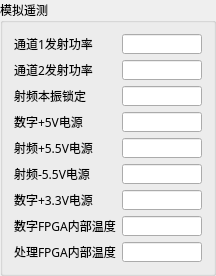
      <widget class="QGroupBox" name="groupBox_17">
       <property name="sizePolicy">
        <sizepolicy hsizetype="Preferred" vsizetype="Preferred">
         <horstretch>2</horstretch>
         <verstretch>0</verstretch>
        </sizepolicy>
       </property>
       <property name="font">
        <font>
         <family>宋体</family>
         <pointsize>9</pointsize>
        </font>
       </property>
       <property name="title">
        <string>模拟遥测</string>
       </property>
       <layout class="QGridLayout" name="gridLayout_2">
        <item row="0" column="0">
         <widget class="QLabel" name="label_44">
          <property name="sizePolicy">
           <sizepolicy hsizetype="Preferred" vsizetype="Preferred">
            <horstretch>0</horstretch>
            <verstretch>0</verstretch>
           </sizepolicy>
          </property>
          <property name="font">
           <font>
            <family>宋体</family>
            <pointsize>9</pointsize>
           </font>
          </property>
          <property name="layoutDirection">
           <enum>Qt::LeftToRight</enum>
          </property>
          <property name="text">
           <string>通道1发射功率</string>
          </property>
         </widget>
        </item>
        <item row="0" column="1">
         <widget class="QLineEdit" name="cgYCline_73">
          <property name="sizePolicy">
           <sizepolicy hsizetype="Preferred" vsizetype="Fixed">
            <horstretch>0</horstretch>
            <verstretch>0</verstretch>
           </sizepolicy>
          </property>
          <property name="maximumSize">
           <size>
            <width>80</width>
            <height>20</height>
           </size>
          </property>
          <property name="font">
           <font>
            <family>宋体</family>
            <pointsize>9</pointsize>
           </font>
          </property>
          <property name="layoutDirection">
           <enum>Qt::LeftToRight</enum>
          </property>
          <property name="alignment">
           <set>Qt::AlignCenter</set>
          </property>
         </widget>
        </item>
        <item row="1" column="0">
         <widget class="QLabel" name="label_41">
          <property name="sizePolicy">
           <sizepolicy hsizetype="Preferred" vsizetype="Preferred">
            <horstretch>0</horstretch>
            <verstretch>0</verstretch>
           </sizepolicy>
          </property>
          <property name="font">
           <font>
            <family>宋体</family>
            <pointsize>9</pointsize>
           </font>
          </property>
          <property name="layoutDirection">
           <enum>Qt::LeftToRight</enum>
          </property>
          <property name="text">
           <string>通道2发射功率</string>
          </property>
         </widget>
        </item>
        <item row="1" column="1">
         <widget class="QLineEdit" name="cgYCline_74">
          <property name="sizePolicy">
           <sizepolicy hsizetype="Preferred" vsizetype="Fixed">
            <horstretch>0</horstretch>
            <verstretch>0</verstretch>
           </sizepolicy>
          </property>
          <property name="maximumSize">
           <size>
            <width>80</width>
            <height>20</height>
           </size>
          </property>
          <property name="font">
           <font>
            <family>宋体</family>
            <pointsize>9</pointsize>
           </font>
          </property>
          <property name="layoutDirection">
           <enum>Qt::LeftToRight</enum>
          </property>
          <property name="alignment">
           <set>Qt::AlignCenter</set>
          </property>
         </widget>
        </item>
        <item row="2" column="0">
         <widget class="QLabel" name="label_45">
          <property name="sizePolicy">
           <sizepolicy hsizetype="Preferred" vsizetype="Preferred">
            <horstretch>0</horstretch>
            <verstretch>0</verstretch>
           </sizepolicy>
          </property>
          <property name="font">
           <font>
            <family>宋体</family>
            <pointsize>9</pointsize>
           </font>
          </property>
          <property name="layoutDirection">
           <enum>Qt::LeftToRight</enum>
          </property>
          <property name="text">
           <string>射频本振锁定</string>
          </property>
         </widget>
        </item>
        <item row="2" column="1">
         <widget class="QLineEdit" name="cgYCline_75">
          <property name="sizePolicy">
           <sizepolicy hsizetype="Preferred" vsizetype="Fixed">
            <horstretch>0</horstretch>
            <verstretch>0</verstretch>
           </sizepolicy>
          </property>
          <property name="maximumSize">
           <size>
            <width>80</width>
            <height>20</height>
           </size>
          </property>
          <property name="font">
           <font>
            <family>宋体</family>
            <pointsize>9</pointsize>
           </font>
          </property>
          <property name="layoutDirection">
           <enum>Qt::LeftToRight</enum>
          </property>
          <property name="alignment">
           <set>Qt::AlignCenter</set>
          </property>
         </widget>
        </item>
        <item row="3" column="0">
         <widget class="QLabel" name="label_46">
          <property name="sizePolicy">
           <sizepolicy hsizetype="Preferred" vsizetype="Preferred">
            <horstretch>0</horstretch>
            <verstretch>0</verstretch>
           </sizepolicy>
          </property>
          <property name="font">
           <font>
            <family>宋体</family>
            <pointsize>9</pointsize>
           </font>
          </property>
          <property name="layoutDirection">
           <enum>Qt::LeftToRight</enum>
          </property>
          <property name="text">
           <string>数字+5V电源</string>
          </property>
         </widget>
        </item>
        <item row="3" column="1">
         <widget class="QLineEdit" name="cgYCline_76">
          <property name="sizePolicy">
           <sizepolicy hsizetype="Preferred" vsizetype="Fixed">
            <horstretch>0</horstretch>
            <verstretch>0</verstretch>
           </sizepolicy>
          </property>
          <property name="maximumSize">
           <size>
            <width>80</width>
            <height>20</height>
           </size>
          </property>
          <property name="font">
           <font>
            <family>宋体</family>
            <pointsize>9</pointsize>
           </font>
          </property>
          <property name="layoutDirection">
           <enum>Qt::LeftToRight</enum>
          </property>
          <property name="alignment">
           <set>Qt::AlignCenter</set>
          </property>
         </widget>
        </item>
        <item row="4" column="0">
         <widget class="QLabel" name="label_47">
          <property name="sizePolicy">
           <sizepolicy hsizetype="Preferred" vsizetype="Preferred">
            <horstretch>0</horstretch>
            <verstretch>0</verstretch>
           </sizepolicy>
          </property>
          <property name="font">
           <font>
            <family>宋体</family>
            <pointsize>9</pointsize>
           </font>
          </property>
          <property name="layoutDirection">
           <enum>Qt::LeftToRight</enum>
          </property>
          <property name="text">
           <string>射频+5.5V电源</string>
          </property>
         </widget>
        </item>
        <item row="4" column="1">
         <widget class="QLineEdit" name="cgYCline_77">
          <property name="sizePolicy">
           <sizepolicy hsizetype="Preferred" vsizetype="Fixed">
            <horstretch>0</horstretch>
            <verstretch>0</verstretch>
           </sizepolicy>
          </property>
          <property name="maximumSize">
           <size>
            <width>80</width>
            <height>20</height>
           </size>
          </property>
          <property name="font">
           <font>
            <family>宋体</family>
            <pointsize>9</pointsize>
           </font>
          </property>
          <property name="layoutDirection">
           <enum>Qt::LeftToRight</enum>
          </property>
          <property name="alignment">
           <set>Qt::AlignCenter</set>
          </property>
         </widget>
        </item>
        <item row="5" column="0">
         <widget class="QLabel" name="label_48">
          <property name="sizePolicy">
           <sizepolicy hsizetype="Preferred" vsizetype="Preferred">
            <horstretch>0</horstretch>
            <verstretch>0</verstretch>
           </sizepolicy>
          </property>
          <property name="font">
           <font>
            <family>宋体</family>
            <pointsize>9</pointsize>
           </font>
          </property>
          <property name="layoutDirection">
           <enum>Qt::LeftToRight</enum>
          </property>
          <property name="text">
           <string>射频-5.5V电源</string>
          </property>
         </widget>
        </item>
        <item row="5" column="1">
         <widget class="QLineEdit" name="cgYCline_78">
          <property name="sizePolicy">
           <sizepolicy hsizetype="Preferred" vsizetype="Fixed">
            <horstretch>0</horstretch>
            <verstretch>0</verstretch>
           </sizepolicy>
          </property>
          <property name="maximumSize">
           <size>
            <width>80</width>
            <height>20</height>
           </size>
          </property>
          <property name="font">
           <font>
            <family>宋体</family>
            <pointsize>9</pointsize>
           </font>
          </property>
          <property name="layoutDirection">
           <enum>Qt::LeftToRight</enum>
          </property>
          <property name="alignment">
           <set>Qt::AlignCenter</set>
          </property>
         </widget>
        </item>
        <item row="6" column="0">
         <widget class="QLabel" name="label_49">
          <property name="sizePolicy">
           <sizepolicy hsizetype="Preferred" vsizetype="Preferred">
            <horstretch>0</horstretch>
            <verstretch>0</verstretch>
           </sizepolicy>
          </property>
          <property name="font">
           <font>
            <family>宋体</family>
            <pointsize>9</pointsize>
           </font>
          </property>
          <property name="layoutDirection">
           <enum>Qt::LeftToRight</enum>
          </property>
          <property name="text">
           <string>数字+3.3V电源</string>
          </property>
         </widget>
        </item>
        <item row="6" column="1">
         <widget class="QLineEdit" name="cgYCline_79">
          <property name="sizePolicy">
           <sizepolicy hsizetype="Preferred" vsizetype="Fixed">
            <horstretch>0</horstretch>
            <verstretch>0</verstretch>
           </sizepolicy>
          </property>
          <property name="maximumSize">
           <size>
            <width>80</width>
            <height>20</height>
           </size>
          </property>
          <property name="font">
           <font>
            <family>宋体</family>
            <pointsize>9</pointsize>
           </font>
          </property>
          <property name="layoutDirection">
           <enum>Qt::LeftToRight</enum>
          </property>
          <property name="alignment">
           <set>Qt::AlignCenter</set>
          </property>
         </widget>
        </item>
        <item row="7" column="0">
         <widget class="QLabel" name="label_149">
          <property name="sizePolicy">
           <sizepolicy hsizetype="Preferred" vsizetype="Preferred">
            <horstretch>0</horstretch>
            <verstretch>0</verstretch>
           </sizepolicy>
          </property>
          <property name="font">
           <font>
            <family>宋体</family>
            <pointsize>9</pointsize>
           </font>
          </property>
          <property name="layoutDirection">
           <enum>Qt::LeftToRight</enum>
          </property>
          <property name="text">
           <string>数字FPGA内部温度</string>
          </property>
         </widget>
        </item>
        <item row="7" column="1">
         <widget class="QLineEdit" name="cgYCline_90">
          <property name="sizePolicy">
           <sizepolicy hsizetype="Preferred" vsizetype="Fixed">
            <horstretch>0</horstretch>
            <verstretch>0</verstretch>
           </sizepolicy>
          </property>
          <property name="maximumSize">
           <size>
            <width>80</width>
            <height>20</height>
           </size>
          </property>
          <property name="font">
           <font>
            <family>宋体</family>
            <pointsize>9</pointsize>
           </font>
          </property>
          <property name="layoutDirection">
           <enum>Qt::LeftToRight</enum>
          </property>
          <property name="alignment">
           <set>Qt::AlignCenter</set>
          </property>
         </widget>
        </item>
        <item row="8" column="0">
         <widget class="QLabel" name="label_150">
          <property name="sizePolicy">
           <sizepolicy hsizetype="Preferred" vsizetype="Preferred">
            <horstretch>0</horstretch>
            <verstretch>0</verstretch>
           </sizepolicy>
          </property>
          <property name="font">
           <font>
            <family>宋体</family>
            <pointsize>9</pointsize>
           </font>
          </property>
          <property name="layoutDirection">
           <enum>Qt::LeftToRight</enum>
          </property>
          <property name="text">
           <string>处理FPGA内部温度</string>
          </property>
         </widget>
        </item>
        <item row="8" column="1">
         <widget class="QLineEdit" name="cgYCline_91">
          <property name="sizePolicy">
           <sizepolicy hsizetype="Preferred" vsizetype="Fixed">
            <horstretch>0</horstretch>
            <verstretch>0</verstretch>
           </sizepolicy>
          </property>
          <property name="maximumSize">
           <size>
            <width>80</width>
            <height>20</height>
           </size>
          </property>
          <property name="font">
           <font>
            <family>宋体</family>
            <pointsize>9</pointsize>
           </font>
          </property>
          <property name="layoutDirection">
           <enum>Qt::LeftToRight</enum>
          </property>
          <property name="alignment">
           <set>Qt::AlignCenter</set>
          </property>
         </widget>
        </item>
       </layout>
      </widget>
